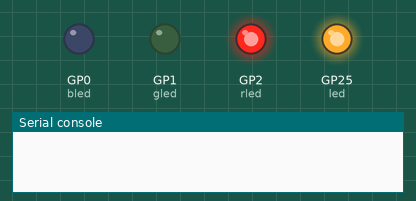
A program run on a simulated Raspberry Pi Pico running MicroPython. Shown: output pins drawn as LEDs (lit = HIGH), the last lines printed to the serial console. WiFi joins after 1.5 s; the clock reads 2024-03-15 10:24:30 at power-on unless the program sets it; requests to the public web service named in the program get a made-up reply in its usual format after 0.4 s (London, UTC, broken clouds, 64 % humidity, 1013 hPa unless stated).

Above: at 0.1 s.
At 0.9 s:
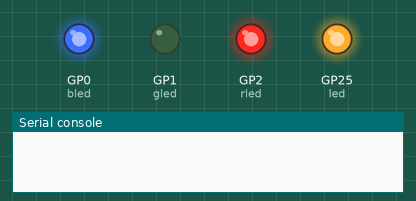
At 1.7 s:
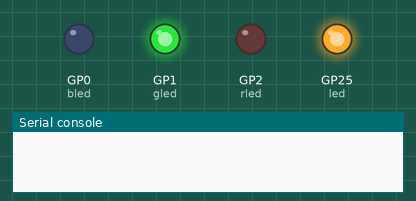
At 3.3 s:
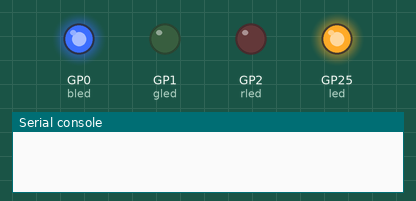
At 12.3 s:
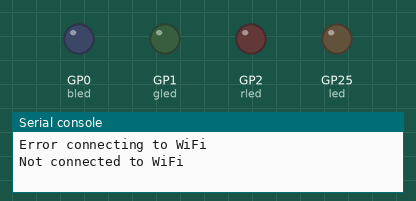
At 12.9 s:
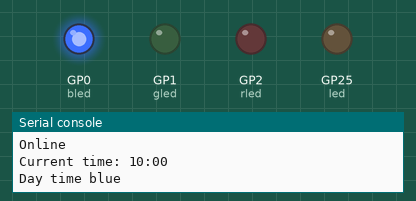
Timing chart, 0 to 14.4 s (numbered marks = the images above):
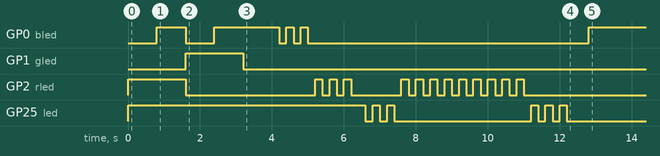

Measured:
- by itself, GP0 (bled): HIGH → LOW at 1.6 s, → HIGH 0.80 s later, → LOW 1.8 s later, → HIGH 0.20 s later, … (8 changes in this stretch)
- by itself, GP2 (rled): HIGH → LOW at 1.6 s, → HIGH 3.6 s later, → LOW 0.20 s later, → HIGH 0.20 s later, … (25 changes in this stretch)
- by itself, GP25 (led): HIGH → LOW at 6.6 s, → HIGH 0.20 s later, → LOW 0.20 s later, → HIGH 0.20 s later, … (11 changes in this stretch)

The program:

WakeMeRGB.py
```python
import network
import time
import utime
import ntptime
#import datetime
import urequests

from machine import Pin

# internal led
led = machine.Pin("LED", machine.Pin.OUT)
led.on()


def connect_to_wifi(ssid, password):

    flashInteralLED()
    wlan = network.WLAN(network.STA_IF)
    wlan.active(True)
    wlan.connect(ssid, password)

    if wlan.isconnected():
        print("Online")
        led.on()
    else:
        print("Error connecting to WiFi")

def get_time():
    response = urequests.get("http://worldtimeapi.org/api/timezone/Europe/London")
    json_data = response.json()
    datetime_str = json_data['datetime']  # format: "2023-11-01T12:34:56.789123+00:00"
    hour = int(datetime_str[11:13])
    return hour


"""

    RGB LED Wiring Diagram
       _______
      |    ¬  |
      |       |
      |_______|
     /  |   |  \
    /   |   |   \
    |   |   |   |
    |   |   |   |
    |   |   |   |
    |   |   |   |
    R   |   G   B
        GND

Pins on the pico
   GP2  G  GP1 GP0
    |   |   |   |
"""
# THIS BIT I CHANGED FOR THE PIXEL
rled = Pin(2, Pin.OUT)
gled = Pin(1, Pin.OUT)
bled = Pin(0, Pin.OUT)

def flashInteralLED():
    for x in range(3):
        led.on()
        utime.sleep(0.2)
        led.off()
        utime.sleep(0.2)

def lightsOut():
    rled.off()
    gled.off()
    bled.off()

def red():
    rled.on()

def green():
    gled.on()

def blue():
    bled.on()

def purple(): # looked just red?
    rled.on()
    bled.on()


def blueGreen():
    gled.on()
    bled.on()

def greenOrange():
    gled.on()
    rled.on()

def redTripleFlashy():
    for x in range(3):
        rled.on()
        utime.sleep(0.2)
        rled.off()
        utime.sleep(0.2)

def redFlashyForever():
    rled.on()
    utime.sleep(0.2)
    rled.off()
    utime.sleep(0.2)

def blueTripleFlashy():
    for x in range(3):
        bled.on()
        utime.sleep(0.2)
        bled.off()
        utime.sleep(0.2)


def blueFlashyForever():
    bled.on()
    utime.sleep(0.3)
    bled.off()
    utime.sleep(0.3)


def bootup_colour_rainbow():


    red()
    utime.sleep(0.8)
    lightsOut()

    purple()
    utime.sleep(0.8)
    lightsOut()

    green()
    utime.sleep(0.8)
    lightsOut()

    blueGreen()
    utime.sleep(0.8)
    lightsOut()

    blue()
    utime.sleep(0.8)
    lightsOut()

    blueTripleFlashy()
    redTripleFlashy()


if __name__ == "__main__":
    ssid = "Funtrap"
    password = "jumpinthesea"

    bootup_colour_rainbow()

    while True:

        connect_to_wifi(ssid, password)

        led.off()

        if network.WLAN(network.STA_IF).isconnected():
            hour = get_time()

            print("Current time: {}:00".format(hour))

            if 19 <= hour or hour < 7:
                print("Red for Bed")
                red()
            elif 7 <= hour < 8:
                print("Orange for getting up")
                green()
            else:
                print("Day time blue")
                blue()

            utime.sleep(60)  # wait for 60 seconds before checking again

        else:
            print("Not connected to WiFi")
            redTripleFlashy()
            redTripleFlashy()
            redTripleFlashy()
```
